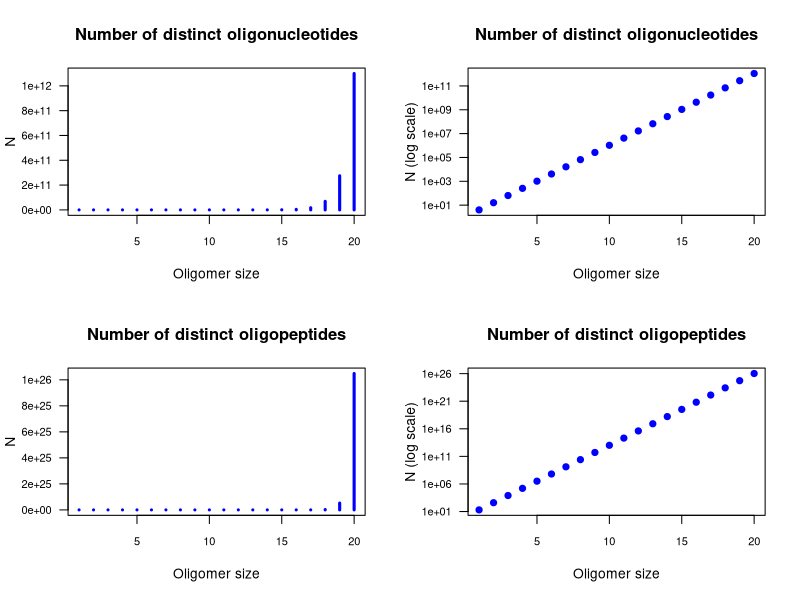
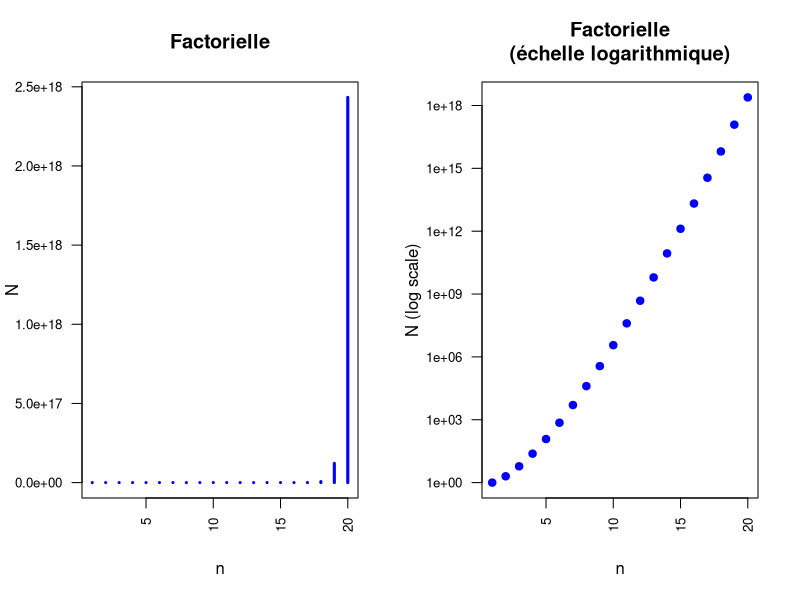

Here is the R script that generated these plots, in order:
## ---- chunk 1
library(knitr)
options(width = 300)
knitr::opts_chunk$set(
  fig.width = 7, fig.height = 5, 
  fig.path = 'figures/02_combinatorix_',
  fig.align = "center", 
  size = "tiny", 
  echo = FALSE, eval = TRUE, 
  warning = FALSE, message = FALSE, 
  results = TRUE, comment = "")
# knitr::asis_output("\\footnotesize")

## Library used to draw flow charts
library(DiagrammeR)

## ---- chunk 2
x <- 1:20 ## Oligomer size

par.ori <- par(no.readonly = TRUE)
par(mfrow = c(2,2))
n <- 4 ## Number of distinct residues
N <- n^x
plot(x, N, 
     main = "Number of distinct oligonucleotides",
     xlab = "Oligomer size",
     ylab = "N",
     las = 1, cex.axis = 0.8,
     type = "h", lwd = 3, col = "blue"
)
plot(x, N, 
     main = "Number of distinct oligonucleotides",
     xlab = "Oligomer size",
     ylab = "N (log scale)",
     las = 1, cex.axis = 0.8,
     log = "y",
     type = "p", pch = 19, col = "blue"
     )

## Oliopeptides
n <- 20 ## Number of distinct residues
N <- n^x
plot(x, N, 
     main = "Number of distinct oligopeptides",
     xlab = "Oligomer size",
     ylab = "N",
     las = 1, cex.axis = 0.8,
     type = "h", lwd = 3, col = "blue"
)
plot(x, N, 
     main = "Number of distinct oligopeptides",
     xlab = "Oligomer size",
     ylab = "N (log scale)",
     las = 1, cex.axis = 0.8,
     log = "y",
     type = "p", pch = 19, col = "blue"
)

par(par.ori) ## restaurer les paramètres par défaut
## ---- chunk 3
n <- 1:20
N <- factorial(n)
# plot(n,N, log = "y")

par.ori <- par(no.readonly = TRUE)
par(mfrow = c(1,2))
plot(n, N, 
     main = "Factorielle",
     xlab = "n",
     ylab = "N",
     las = 2, cex.axis = 0.8,
     type = "h", lwd = 3, col = "blue"
)
plot(n, N, 
     main = "Factorielle\n(échelle logarithmique)",
     xlab = "n",
     ylab = "N (log scale)",
     las = 2, cex.axis = 0.8,
     log = "y",
     type = "p", pch = 19, col = "blue"
     )
par(par.ori)
## ---- chunk 4

grViz("
digraph combinatorix_flowchart {
  node [shape = diamond, fontname = Helvetica ]
  node [fontcolor = 'orange']
  A [label = 'remise ?']; 
  B [label = 'ordonné ?'];
  D [label = 'ordonné ?']  
  G [label = 'sélection\nexhaustive ?']

  node [shape = 'rectangle', fontcolor = 'black']
  C [label = 'suite\ngéométrique'];
  E [label = 'arrangement']
  F [label = 'combinaison']
  H [label = 'factorielle']

  edge [arrowhead  = 'normal', color = '#00BB00', fontcolor = '#00BB00', label = 'oui']
  A -> B
  B -> C
  D -> G
  G -> H

  edge [arrowhead  = 'normal', color = '#BB0000', fontcolor = '#BB0000', label = 'non']
  A -> D
  D -> F
  G -> E

}
")

## ---- chunk 5
aa.table <- read.delim("amino_acid_table.tsv", sep = "\t")
# kable(aa.table, caption = "Symboles des acides aminés et codons")

aa <- sort(as.vector(aa.table$Symbol))
aa <- aa[aa %in% LETTERS]

cat(sort(rep(aa, times=3)), sep = "")
## ---- chunk 6
cat(sample(rep(aa, times = 3)), sep = "")
cat(sample(rep(aa, times = 3)), sep = "")
cat(sample(rep(aa, times = 3)), sep = "")
